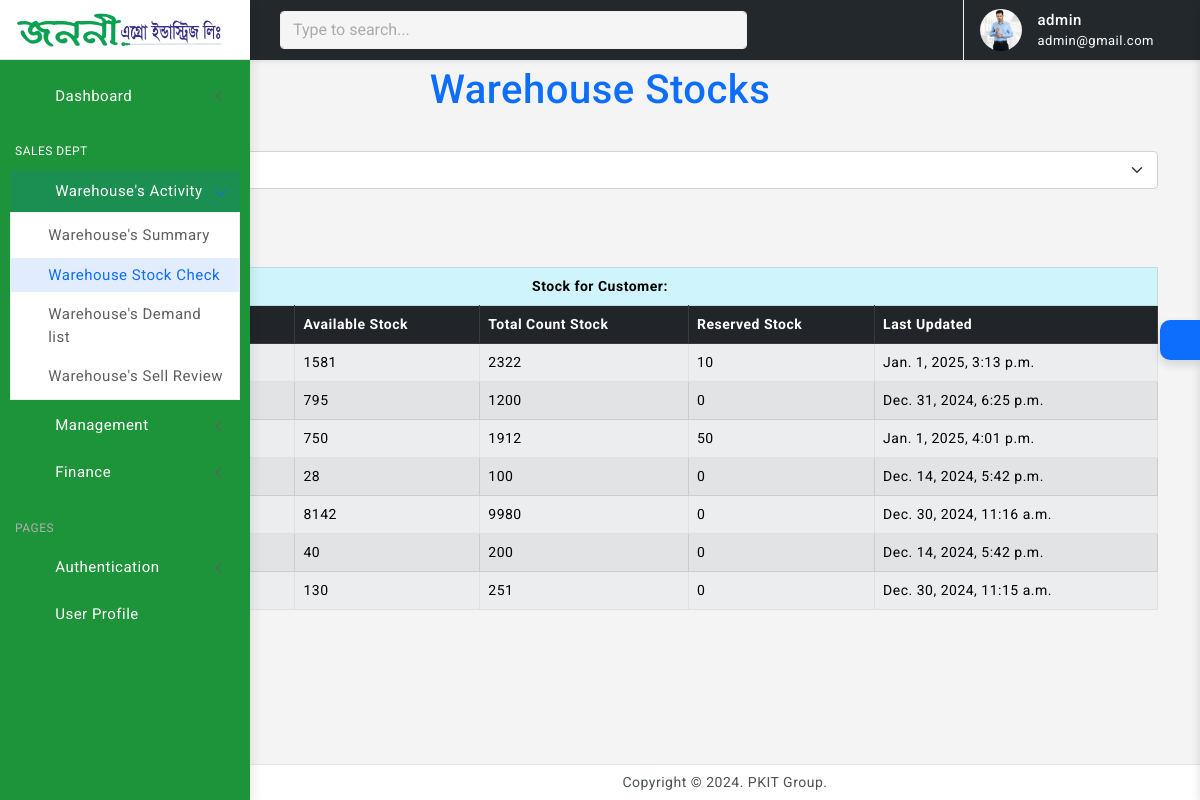
The page /warehouse/manage/ (signed in) on the database its author committed.
### user/models.py (models this page shows, shortened)
class Profile(models.Model):
    customer = models.OneToOneField(User, on_delete=models.CASCADE)
    address = models.CharField(max_length=200)
    phone = models.CharField(max_length=50)
    image = models.ImageField(default='default.png', upload_to='profile_images')
    nid = models.CharField(max_length=20, unique=True, blank=True, null= True)
    title= models.CharField(max_length=40, blank=True, null= True)
    salary = models.DecimalField(max_digits=10, decimal_places=2, blank=True, null= True)
    joining_date = models.DateField(blank=True, null= True)
    HEAD_OFFICE = 'HEAD_OFFICE'
    FACTORY = 'FACTORY'
    OTHERS='OTHERS'
    JOB_LOCATION_CHOICES = [
        (HEAD_OFFICE, 'Head Office'),
        (FACTORY, 'Factory'),
        (OTHERS, 'others'),
    ]
    job_location = models.CharField(max_length=20, choices=JOB_LOCATION_CHOICES, blank=True, null= True)
    zones = models.ManyToManyField(Zone, blank=True, verbose_name="Dealer Zones")
    products = models.ManyToManyField(Product, blank=True, verbose_name="Dealer Products")

### dashboard/models.py (models this page shows, shortened)
class StockItem(models.Model):
    stock = models.ForeignKey(Stock, on_delete=models.CASCADE, related_name="stock_items", verbose_name="Stock")
    product = models.ForeignKey(Product, on_delete=models.CASCADE, verbose_name="Product")
    available_stock = models.PositiveIntegerField(default=0, verbose_name="Available Stock")
    reserved_stock = models.PositiveIntegerField(default=0, verbose_name="Reserved Stock")
    count_stock = models.PositiveIntegerField(default=0, verbose_name="Total Count Stock")
    last_updated = models.DateTimeField(auto_now=True, verbose_name="Last Updated")

### dashboard/decorators.py (the view)
        def wrapper(request, *args, **kwargs):
            group = None
            if request.user.groups.exists():
                group = request.user.groups.all()[0].name
            if group in allowed_roles:
                return view_func(request, *args, **kwargs)
            else:
                return HttpResponse('You are not authorized to view this page')

### owner/templates/admin/warehouse_stocks.html (shortened to what this page needs)
{% extends 'partials/base0.html' %}
{% load static %}
{% block content %}
<br><br>
<div class="container mt-4">
    <h1 class="text-center text-primary">Warehouse Stocks</h1>
    {% if is_admin %}
        <div class="mb-3">
            <label for="userFilter" class="form-label">Select User:</label>
            <select id="userFilter" class="form-select" onchange="window.location.href=this.value">
                <option value="?">All Users</option>
            </select>
        </div>
    {% endif %}
    <div class="mb-4">
        {% if selected_user %}
            <h2 class="text-success">Stocks for {{ selected_user.username }}</h2>
        {% else %}
            <h2 class="text-warning">Factory Stock</h2>
        {% endif %}
    </div>
    <div class="table-responsive">
        <table class="table table-striped table-bordered">
            <thead class="table-dark">
                <tr class="table-info">
                    <td colspan="5" class="text-center"><strong>Stock for Customer:{{ selected_user.username }}</strong></td>
                </tr>
                <tr>
                    <th>Product</th>
                    <th>Available Stock</th>
                    <th>Total Count Stock</th>
                    <th>Reserved Stock</th>
                    <th>Last Updated</th>
                </tr>
            </thead>
            <tbody>
                {% for stock in stocks %}
                    {% for item in stock.stock_items.all %}
                        <tr class="{% cycle 'table-light' 'table-secondary' %}">
                            <td>{{ item.product.name }}</td>
                            <td>{{ item.available_stock }}</td>
                            <td>{{ item.count_stock }}</td>
                            <td>{{ item.reserved_stock }}</td>
                            <td>{{ item.last_updated }}</td>
                        </tr>
                    {% empty %}
                        <tr>
                            <td colspan="5" class="text-center text-danger">No stock items available for this user.</td>
                        </tr>
                    {% endfor %}
                {% empty %}
                    <tr>
                        <td colspan="5" class="text-center text-danger">No stocks available.</td>
                    </tr>
                {% endfor %}
            </tbody>
        </table>
    </div>
</div>
{% endblock %}

### templates/partials/base0.html (shortened to what this page needs)
<!doctype html>
<html lang="en">
{% load static %}
<head>
	<link href="{% static 'assets/plugins/vectormap/jquery-jvectormap-2.0.2.css' %}" rel="stylesheet"/>
	<link href="{% static 'assets/plugins/simplebar/css/simplebar.css' %}" rel="stylesheet" />
	<link href="{% static 'assets/plugins/perfect-scrollbar/css/perfect-scrollbar.css' %}" rel="stylesheet" />
	<link href="{% static 'assets/plugins/metismenu/css/metisMenu.min.css' %}" rel="stylesheet" />
	<link href="{% static 'assets/css/pace.min.css' %}" rel="stylesheet" />
	<link href="{% static 'assets/css/bootstrap.min.css' %}" rel="stylesheet">
	<link href="{% static 'assets/css/app.css' %}" rel="stylesheet">
	<link href="{% static 'assets/css/icons.css' %}" rel="stylesheet">
	<link rel="stylesheet" href="{% static 'assets/css/dark-theme.css' %}" />
	<link rel="stylesheet" href="{% static 'assets/css/semi-dark.css' %}" />
	<link rel="stylesheet" href="{% static 'assets/css/header-colors.css' %}" />
		<link rel="stylesheet" href="https://use.fontawesome.com/releases/v5.15.2/css/all.css"
>
</head>
<body>
	<div class="wrapper">
		<div class="sidebar-wrapper" data-simplebar="true" style="background-color: #1d9439; " >
			<div class="sidebar-header">
				<div>
					<a href="{% url 'warehouse-index' %}" class="has-arrow">
						<img src="{% static 'assets/images/logo.png' %}" class="logo-icon" alt="logo icon" style="width: 210px; height: 170;">
					</a>
				</div>
				<div class="toggle-icon ms-auto"><i class='bx bx-arrow-to-left'></i>
				</div>
			</div>
			<ul class="metismenu" id="menu" >
				<li>
					{% if is_admin %}
					<a href="{% url 'home' %}" class="has-arrow">
						<div style="color: #FFFFFF; "class="parent-icon"><i class='bx bx-home-circle'></i>
						</div>
						<div class="menu-title" style="color: #FFFFFF;">Dashboard</div>
					</a>
                    {% endif %}
				</li>
				<li class="menu-label" style="color: #FFFFFF;">Sales Dept</li>
				{% if is_admin %}
				<li>
					<a class="has-arrow" href="javascript:;">
						<div style="color: #FFFFFF; " class="parent-icon"><i class='bx bx-bookmark-heart'></i>
						</div>
						<div class="menu-title" style="color: #FFFFFF;">Warehouse's Activity</div>
					</a>
					<ul>
						<li> <a href="{% url 'all_warehouse_stocks' %}"><i class="bx bx-right-arrow-alt"></i>Warehouse's Summary</a></li>
						<li> <a href="{% url 'warehouse_stocks' %}"><i class="bx bx-right-arrow-alt"></i>Warehouse Stock Check</a> </li>
						<li> <a href="{% url 'dealers_demand' %}"><i class="bx bx-right-arrow-alt"></i>Warehouse's Demand list</a> </li>
						<li> <a href="{% url 'order' %}"><i class="bx bx-right-arrow-alt"></i>Warehouse's Sell Review</a></li>
					</ul>
				</li>
				<li>
					<a class="has-arrow" href="javascript:;">
						<div style="color: #FFFFFF; " class="parent-icon"> <i class="bx bx-donate-blood"></i>
						</div>
						<div class="menu-title" style="color: #FFFFFF;">Management</div>
					</a>
				</li>
				{% endif %}
				{% if is_finance %}
				<li>
					<a class="has-arrow" href="javascript:;">
						<div style="color: #FFFFFF; " class="parent-icon"><i class='bx bx-message-square-edit'></i>
						</div>
						<div class="menu-title" style="color: #FFFFFF;">Finance</div>
					</a>
				</li>
				{% endif %}
				<li class="menu-label">Pages</li>
				<li>
					<a class="has-arrow" href="javascript:;">
						<div style="color: #FFFFFF; " class="parent-icon"><i class="bx bx-lock"></i>
						</div>
						<div style="color: #FFFFFF; " class="menu-title">Authentication</div>
					</a>
				</li>
				<li>
					<a href="{% url 'user-profile' %}">
						<div style="color: #FFFFFF; " class="parent-icon"><i class="bx bx-user-circle"></i>
						</div>
						<div class="menu-title" style="color: #FFFFFF;">User Profile</div>
					</a>
				</li>
			</ul>
		</div>
		<header>
			<div class="topbar d-flex align-items-center"  style="background-color:#23282c;" >
				<nav class="navbar navbar-expand">
					<div class="search-bar flex-grow-1">
						<div class="position-relative search-bar-box">
							<input type="text" class="form-control search-control" placeholder="Type to search..."> <span class="position-absolute top-50 search-show translate-middle-y"><i class='bx bx-search'></i></span>
						</div>
					</div>
					<div class="top-menu ms-auto">
						<ul class="navbar-nav align-items-center">
							<li class="nav-item dropdown dropdown-large">
								<a style="color: white;" class="nav-link dropdown-toggle dropdown-toggle-nocaret" href="#" role="button" data-bs-toggle="dropdown" aria-expanded="false">	<i class='bx bx-category'></i>
								</a>
							</li>
						</ul>
					</div>
					<div class="user-box dropdown">
						<a class="d-flex align-items-center nav-link dropdown-toggle dropdown-toggle-nocaret" href="#" role="button" data-bs-toggle="dropdown" aria-expanded="false">
							<img src="{{ user.profile.image.url }}" class="user-img" alt="user avatar">
							<div class="user-info ps-3">
								<p style="color: white;" class="user-name mb-0">{{ user.username }}</p>
								<p style="color: white;" class="designattion mb-0">{{ user.email }}</p>
							</div>
						</a>
					</div>
				</nav>
			</div>
		</header>
        {% block content %}
        {% endblock %}
		<footer class="page-footer">
			<p class="mb-0">Copyright © 2024. PKIT Group.</p>
		</footer>
	</div>
	<div class="switcher-wrapper">
		<div class="switcher-btn"> <i class='bx bx-cog bx-spin'></i>
		</div>
	</div>
</body>
</html>

### rows shown on the page
StockItem: available_stock "1581", count_stock "2322", reserved_stock "10", last_updated "Jan. 1, 2025, 3:13 p.m."
StockItem: available_stock "795", count_stock "1200", reserved_stock "0", last_updated "Dec. 31, 2024, 6:25 p.m."
StockItem: available_stock "750", count_stock "1912", reserved_stock "50", last_updated "Jan. 1, 2025, 4:01 p.m."
StockItem: available_stock "28", count_stock "100", reserved_stock "0", last_updated "Dec. 14, 2024, 5:42 p.m."
StockItem: available_stock "8142", count_stock "9980", reserved_stock "0", last_updated "Dec. 30, 2024, 11:16 a.m."
StockItem: available_stock "40", count_stock "200", reserved_stock "0", last_updated "Dec. 14, 2024, 5:42 p.m."
StockItem: available_stock "130", count_stock "251", reserved_stock "0", last_updated "Dec. 30, 2024, 11:15 a.m."

### other values the page prints
{{ user.username }} "admin"
{{ user.email }} "admin@gmail.com"
